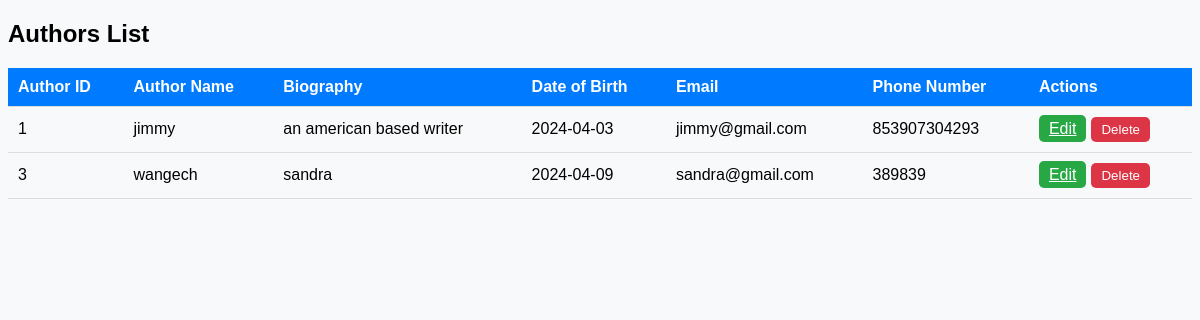
Screenshot of /view_author.php with the database file from the repository.
### tables this page shows
CREATE TABLE `authors` (
  `author_id` int(11) NOT NULL,
  `author_name` varchar(255) NOT NULL,
  `biography` text DEFAULT NULL,
  `date_of_birth` date DEFAULT NULL,
  `email` varchar(255) NOT NULL,
  `phone_number` varchar(20) DEFAULT NULL
);

### view_author.php (the view, shortened to what this page needs)
<!DOCTYPE html>
<html lang="en">
<head>
</head>
<body>
<h2>Authors List</h2>
<table>
    <thead>
    <tr>
        <th>Author ID</th>
        <th>Author Name</th>
        <th>Biography</th>
        <th>Date of Birth</th>
        <th>Email</th>
        <th>Phone Number</th>
        <th>Actions</th>
    </tr>
    </thead>
    <tbody>
    <?php
    include_once "config.php";
    function getAuthors() {
        global $conn;
        $authors = array();
        $sql = "SELECT * FROM authors";
        $result = $conn->query($sql);
        if ($result->num_rows > 0) {
            while ($row = $result->fetch_assoc()) {
                $authors[] = $row;
            }
        }
        return $authors;
    }
    $authors = getAuthors();
    if (!empty($authors)) {
        foreach ($authors as $author) {
            echo "<tr>";
            echo "<td>{$author['author_id']}</td>";
            echo "<td>{$author['author_name']}</td>";
            echo "<td>{$author['biography']}</td>";
            echo "<td>{$author['date_of_birth']}</td>";
            echo "<td>{$author['email']}</td>";
            echo "<td>{$author['phone_number']}</td>";
            echo "<td>";
            echo "<a href='edit_author.php?author_id={$author['author_id']}' class='edit-btn'>Edit</a>";
            echo "<button class='delete-btn' onclick='deleteAuthor({$author['author_id']})'>Delete</button>";
            echo "</td>";
            echo "</tr>";
        }
    } else {
        echo "<tr><td colspan='7'>No authors found.</td></tr>";
    }
    ?>
    </tbody>
</table>
</body>
</html>

### view_author.php (style rules this page uses)
body { font-family: Arial, sans-serif; background-color: #f8f9fa; }
table { width: 100%; border-collapse: collapse; margin-top: 20px; }
th, td { padding: 10px; border-bottom: 1px solid #ddd; text-align: left; }
th { background-color: #007bff; color: #fff; }
.edit-btn, .delete-btn { padding: 5px 10px; border: none; border-radius: 5px; cursor: pointer; }
.edit-btn { background-color: #28a745; color: #fff; margin-right: 5px; }
.delete-btn { background-color: #dc3545; color: #fff; }

### rows the page displays
authors: author_id "1", author_name "jimmy", biography "an american based writer", date_of_birth "2024-04-03", email "jimmy@gmail.com", phone_number "853907304293"
authors: author_id "3", author_name "wangech", biography "sandra", date_of_birth "2024-04-09", email "sandra@gmail.com", phone_number "389839"
